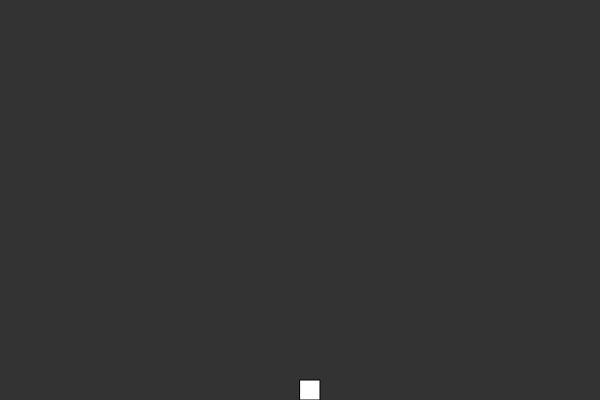
Frame 1 (no input)
Frame 60 (no input): identical to frame 1, image omitted
Frame 120 (the mouse pressed at the canvas centre since frame 60): identical to frame 1, image omitted

The p5.js sketch that drew this single still picture (run headless with seeded random() and noise() and a simulated clock; from frame 60 on, the mouse is pressed at the canvas centre):

// p5.js sketch
// ── sketch.js
var ship;

function setup() {
    createCanvas(600, 400);
    ship = new Ship();
}

function draw() {
    background(51);
    ship.show();

}

// ── ship.js
function Ship() {
    this.x = width / 2;

    this.show = function () {
        fill(255);
        rect(this.x, height - 20, 20, 20);
    }
}
